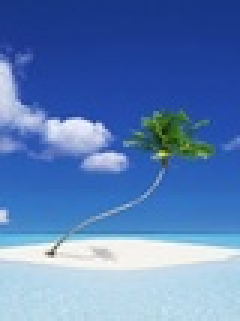
#> input picture images/tropical.jpeg, 80 x 107 px, shrunk from 194 x 259 before the run, found by its file name (shown 3 times larger)
$ jupyter execute Hw1_q2.ipynb   (shell and % lines are left out)
#> lines starting #> are read from the running program, lines starting #| are printed output that depends on the picture; long printed decimals are rounded
## Start Here

[cell 1]
import numpy as np
import pandas as pd
import matplotlib.pyplot as plt
from PIL import Image
from matplotlib.pyplot import imshow

[cell 2]
from PIL import Image
from matplotlib.pyplot import imshow

def read_img(path):
    """
    Read image and store it as an array, given the image path.
    Returns the 3 dimensional image array.
    """
    img = Image.open(path)
#> img is the input picture: PIL image 80x107 RGB; mean R, G, B 90.7, 127.1, 184.8
    img_arr = np.array(img, dtype='int32')
    img.close()
    return img_arr

def display_image(arr):
    """
    display the image
    input : 3 dimensional array
    """
    arr = arr.astype(dtype='uint8')
    img = Image.fromarray(arr, 'RGB')
    imshow(np.asarray(img))

# Insert the image path :

The results in the report are not all reflected in the code below. I am on;y displaying the code for the tropical image:

[cell 3]
img_arr= read_img("/Users/sawid/Documents/CDA_Files/tropical.jpeg")

img_arr_football = read_img("/Users/sawid/Downloads/homework1/data/football.bmp")
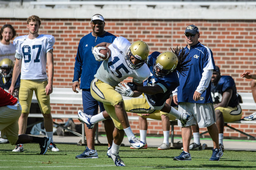
#> input picture images/football.bmp, 256 x 170 px, shrunk from 620 x 412 before the run, found by its file name
#> in read_img, img is the input picture: PIL image 256x170 RGB; mean R, G, B 126.6, 124.1, 114.2
img_arr_beach= read_img("/Users/sawid/Downloads/homework1/data/beach.bmp")
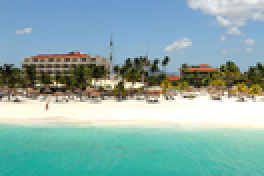
#> input picture images/beach.bmp, 132 x 88 px, shrunk from 320 x 214 before the run, found by its file name (shown 2 times larger)
#> in read_img, img is the input picture: PIL image 132x88 RGB; mean R, G, B 136.8, 173.1, 170.4

# display_image(img_arr)

r, c, l = img_arr.shape
#> r = 107; c = 80; l = 3
img_reshaped = np.reshape(img_arr, (r*c, l), order="C")

## Run the code below

Below are the building blocks for functions that we are going to call later

[cell 4]
# please note that some of the code was retrived from my CSE 6040 assignment in Spring 2020
def init_centers(X, k):
#> called with X = array of shape (8560, 3), k = 3
    from numpy.random import choice
    samples = choice(len(X), size=k, replace=False)
#> samples = [6939, 6803, 7688]
    return X[samples, :]

def compute_d2(X, centers):
    m = len(X)
    k = len(centers)

    S = np.empty((m, k))
    for i in range(m): # 1 by 3 - 3 by 3
        d_i = np.linalg.norm(X[i, :] - centers, ord=2, axis=1)
#         d_i = np.linalg.norm(X[i, :] - centers, ord=2, axis=0)

        S[i, :] = d_i**2
    return S
def compute_distance_med (X, centers):
    m = len(X)
    size= centers.shape
    k=len(centers)
    if len(size) == 1:
        centers = centers.reshape((1,len(centers)))

    S = np.empty((m, k))
    for i in range(m): # 1 by 3 - 3 by 3
#         d_i = np.linalg.norm(X[1, :] - centers, ord=2, axis=1)
        d_i = np.linalg.norm(X[i, :] - centers, ord=2, axis=1)

        S[i, :] = d_i**2
    return S
def assign_cluster_labels(S):
    return np.argmin(S, axis=1)

def update_centers(X, y):
    # X[:m, :d] == m points, each of dimension d
    # y[:m] == cluster labels
    m, d = X.shape
    k = max(y) + 1
    assert m == len(y)
    assert (min(y) >= 0)

    centers = np.empty((k, d))
    for j in range(k):
        # Compute the new center of cluster j,
        # i.e., centers[j, :d].
        centers[j, :d] = np.mean(X[y == j, :], axis=0)
    return centers


def WCSS(S):
    ### BEGIN SOLUTION
    return np.sum(np.amin(S, axis=1))
    ### END SOLUTION

def has_converged(old_centers, centers):
    return set([tuple(x) for x in old_centers]) == set([tuple(x) for x in centers])

This is the function that assigns medoids as centers:

[cell 5]
def swap_centers_all(X,y, old_centers):
    k=max(y)+1

    current_centers = old_centers

    for j in range(k):
        current_cluster=X[y==j,:]
        s,d=current_cluster.shape

        sample=random.sample(range(s), int(s*0.002)) # to fix slow performance
        old_distance=np.sum(compute_distance_med(current_cluster, current_centers[j]))
        for m in current_cluster[sample,]:
            new_center=m
            new_distance=np.sum(compute_distance_med(current_cluster, new_center))
            if old_distance>new_distance:
                old_distance=new_distance
                current_centers[j]=m
        return current_centers

Bring it all together for kmeans and kmedoids :

[cell 6]
import random
random.seed(100)
def kmeans(X, k, starting_centers=None, max_steps=None):
    if starting_centers is None:
        centers = init_centers(X, k) #assign random cluster centers
    else:
        centers=starting_centers
    if max_steps is None:
        max_steps=10
    else:
        max_steps
    converged = False
    labels = np.zeros(len(X))
    i = 1
    cost=list()
    while (not converged) and (i <= max_steps):
        old_centers = centers
        ### BEGIN SOLUTION
        S = compute_d2(X, centers) #compute the distance matrix
        labels = assign_cluster_labels(S) # assign cluster center based on S
        centers = update_centers(X, labels) # update centers based on mean calculation
        #converged = has_converged(old_centers, centers) # converged? yes > stop
        ### END SOLUTION
        cost.append(WCSS(S))
        if  cost[i-1]/cost[i-2] <0.7:
              converge=True
        print ("iteration", i, "WCSS = ", WCSS (S))
        i += 1
    return labels, centers

[cell 7]
import random
random.seed(100)
def Kmed (X, k,  starting_centers=None, max_steps=None):
    centers=init_centers(X,k)
#> centers = [[247, 244, 235], [243, 247, 246], [182, 218, 234]]
    print(len(centers))
#| 3
    labels=np.zeros(len(X))
#> labels = 8560 values from 0 to 0
    converged=False
    if max_steps is None:
        max_steps=10
    else:
        max_steps
    i=1
    cost=list()

# All the program statements

    while (not converged and i<= max_steps) :

        old_centers=centers
        S=compute_d2(X,centers) # compute distance matrix
        labels=assign_cluster_labels(S) # assign cluster labels based on min d2 in S
        centers=swap_centers_all(X, labels,old_centers)
#         converged=has_converged(old_centers, centers)

#         print(S.shape)
        print ("iteration", i, "WCSS = ", WCSS (S))
        cost.append(WCSS(S))
        if  cost[i-1]/cost[i-2] <0.7: # if the variation within clusters is reduced by 70% then Stop
            converged= True
#         elif i> max_steps:
#         converged=has_converged(old_centers, centers) # if the WCSS variation is not improving then check centers

        i+=1
#> this loop made 10 passes
#| iteration 1 WCSS =  257382714.0
#| iteration 2 WCSS =  257382714.0
#| iteration 3 WCSS =  257382714.0
#| iteration 4 WCSS =  257382714.0
#| iteration 5 WCSS =  257382714.0
#| iteration 6 WCSS =  257382714.0
#| iteration 7 WCSS =  257382714.0
#| iteration 8 WCSS =  257382714.0
#> (further printed lines are left out)
#> after the loop, cost = [257382714, 257382714, 257382714, 257382714, 257382714, 257382714, 257382714, 257382714, 257382714, 257382714]; i = 11
#         print(cost)
    return labels, centers

## K- medoids Results K=3

[cell 8]
# labels, centers, S = Kmed(img_reshaped, 3, img_reshaped[0:3,], 10)
class_, centroid= Kmed(img_reshaped, 3, None, 10)
#> class_ = 8560 values, max 2 at index 0, min 0 at index 6509, mean 1.9; centroid has the same summary as centers in Kmed

[cell 9]
img_clustered = np.array([centroid[i] for i in class_])
print(img_clustered)
#> (printed output is left out)
r, c, l = img_arr.shape
img_disp = np.reshape(img_clustered, (r, c, l), order="C")
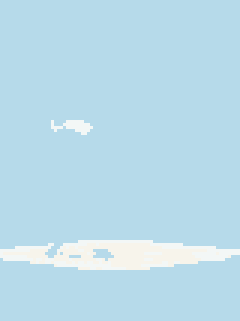
#> img_disp: shape (107, 80, 3) int32 (shown 3 times larger); mean of channels 0, 1, 2 186.2, 219.8, 234.4; drawn as R, G, B
display_image(img_disp)

## K- means Results K=3

[cell 10]

# labels_km,centers_km = kmeans(img_reshaped, 3, img_reshaped[0:3,], 10)
class_km,centroid_km = kmeans(img_reshaped, 3, None, 10)
#> in kmeans, `centers = init_centers(X, k)`: centers = [[34, 72, 173], [245, 246, 241], [64, 96, 169]]
#> in kmeans, `labels = np.zeros(len(X))`: labels = 8560 values from 0 to 0
#> the loop in kmeans, `while (not converged) and (i <= max_steps):` made 10 passes
#> old_centers on pass 1: [[34, 72, 173], [245, 246, 241], [64, 96, 169]]
#| iteration 1 WCSS =  21764546.0
#| iteration 2 WCSS =  9585240.502
#| iteration 3 WCSS =  9215469.858
#| iteration 4 WCSS =  9205026.741
#| iteration 5 WCSS =  9204480.321
#| iteration 6 WCSS =  9204377.543
#| iteration 7 WCSS =  9204337.822
#| iteration 8 WCSS =  9204337.822
#> (further printed lines are left out)
#> after the loop in kmeans, `while (not converged) and (i <= max_steps):`: cost = [21764546, 9585240.5, 9215469.9, 9205026.7, 9204480.3, 9204377.5, 9204337.8, 9204337.8, 9204337.8, 9204337.8]; i = 11
#> class_km = 8560 values, max 2 at index 1282, min 0 at index 0, mean 0.877; centroid_km = [[32.41, 67.08, 145.3], [194.3, 217.1, 233], [63.07, 116.6, 189.4]]

[cell 11]
img_clustered_k = np.array([centroid_km[i] for i in class_km])
print(img_clustered_k)
#> (printed output is left out)
r, c, l = img_arr.shape
img_disp = np.reshape(img_clustered_k, (r, c, l), order="C")
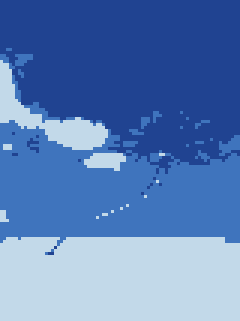
#> img_disp: shape (107, 80, 3) float64 (shown 3 times larger); mean of channels 0, 1, 2 90.7, 127.1, 184.8; drawn as R, G, B
display_image(img_disp)

## Kmed K=15

[cell 12]
class_, centroid= Kmed(img_reshaped, 15, None, 10)
#> in Kmed (call 2), `centers=init_centers(X,k)`: centers = 15 rows, first 8: [40, 93, 161], [192, 199, 225], [26, 57, 139], [200, 203, 236], [60, 98, 181], [46, 100, 186], [59, 125, 199], [189, 218, 236]
#| 15
#> the loop in Kmed (call 2), `while (not converged and i<= max_steps) : ` made 10 passes
#| iteration 1 WCSS =  4982392.0
#| iteration 2 WCSS =  4982392.0
#| iteration 3 WCSS =  4982392.0
#| iteration 4 WCSS =  4982392.0
#| iteration 5 WCSS =  4982392.0
#| iteration 6 WCSS =  4982392.0
#| iteration 7 WCSS =  4982392.0
#| iteration 8 WCSS =  4982392.0
#> (further printed lines are left out)
#> class_ = 8560 values, max 14 at index 3994, min 0 at index 1603, mean 7.25; centroid has the same summary as centers in Kmed

img_clustered = np.array([centroid[i] for i in class_])
print(img_clustered)
#> (printed output is left out)
r, c, l = img_arr.shape
img_disp = np.reshape(img_clustered, (r, c, l), order="C")
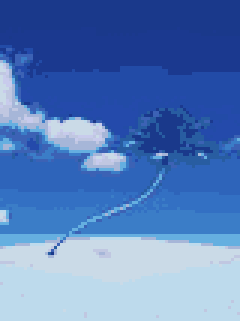
#> img_disp: shape (107, 80, 3) int32 (shown 3 times larger); mean of channels 0, 1, 2 86.6, 125.1, 188.4; drawn as R, G, B
display_image(img_disp)

## Kmeans K=15

[cell 13]

# labels_km,centers_km = kmeans(img_reshaped, 3, img_reshaped[0:3,], 10)
class_km,centroid_km = kmeans(img_reshaped, 15, None, 10)
#> in kmeans (call 2), `centers = init_centers(X, k)`: centers = 15 rows, first 8: [35, 74, 169], [240, 240, 238], [23, 55, 132], [43, 91, 176], [243, 240, 233], [35, 76, 166], [42, 93, 182], [244, 244, 236]
#> the loop in kmeans (call 2), `while (not converged) and (i <= max_steps):` made 10 passes
#| iteration 1 WCSS =  4450876.0
#| iteration 2 WCSS =  3418223.368
#| iteration 3 WCSS =  3181779.691
#| iteration 4 WCSS =  2597084.947
#| iteration 5 WCSS =  1707649.822
#| iteration 6 WCSS =  1644794.653
#| iteration 7 WCSS =  1619216.096
#| iteration 8 WCSS =  1591842.171
#> (further printed lines are left out)
#> class_km = 8560 values, max 14 at index 1920, min 0 at index 1120, mean 7.26; centroid_km = 15 rows, first 8: [32.94, 69.37, 161.6], [232.7, 244, 250.4], [51, 91.05, 45.68], [68.82, 110.3, 109.6], [226.6, 229.4, 228.9], [45.81, 87.41, 168.5], [49.02, 103.9, 187], [243.5, 243.4, 239.4]

img_clustered_k = np.array([centroid_km[i] for i in class_km])
print(img_clustered_k)
#> (printed output is left out)
r, c, l = img_arr.shape
img_disp = np.reshape(img_clustered_k, (r, c, l), order="C")
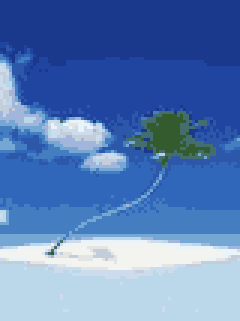
#> img_disp: shape (107, 80, 3) float64 (shown 3 times larger); mean of channels 0, 1, 2 90.7, 127.1, 184.8; drawn as R, G, B
display_image(img_disp)

## Kmed - Poor assignment Initial Centers:

[cell 14]
class_, centroid = Kmed(img_reshaped, 3, img_reshaped[0:3,], 10)
#| 3
#> class_ = 8560 values, max 2 at index 1600, min 0 at index 3217, mean 1.2; centroid = [[242, 241, 237], [24, 55, 137], [186, 217, 235]]

img_clustered = np.array([centroid[i] for i in class_])
print(img_clustered)
#> (printed output is left out)
r, c, l = img_arr.shape
img_disp = np.reshape(img_clustered, (r, c, l), order="C")
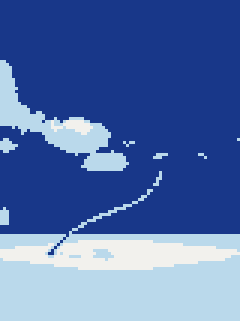
#> img_disp: shape (107, 80, 3) int32 (shown 3 times larger); mean of channels 0, 1, 2 82.1, 111, 170; drawn as R, G, B
display_image(img_disp)

## Kmeans- Poor assignment Initial Centers:

[cell 15]

labels_km,centers_km = kmeans(img_reshaped, 3, img_reshaped[0:3,], 10)
#> labels_km = 8560 values from 0 to 0; centers_km = [[90.74, 127.1, 184.8]]
class_km,centroid_km = kmeans(img_reshaped, 3, None, 10)
#> class_km = 8560 values, max 2 at index 1600, min 0 at index 0, mean 0.898; centroid_km = [[32.41, 67.08, 145.3], [63.07, 116.6, 189.4], [194.3, 217.1, 233]]

img_clustered_k = np.array([centroid_km[i] for i in class_km])
print(img_clustered_k)
#> (printed output is left out)
r, c, l = img_arr.shape
img_disp = np.reshape(img_clustered_k, (r, c, l), order="C")
display_image(img_disp)
